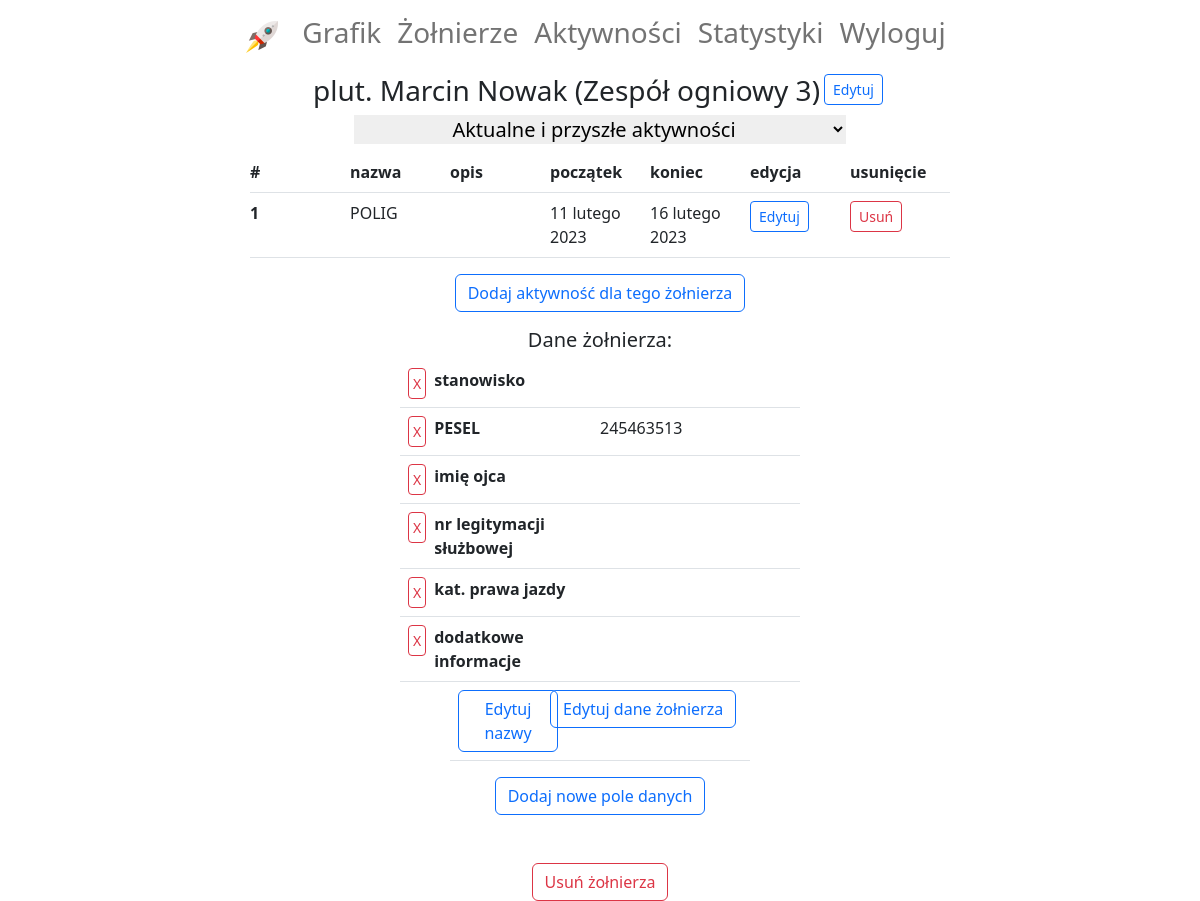
The page /soldier-detail/26/ (signed in) on the database as committed earlier.
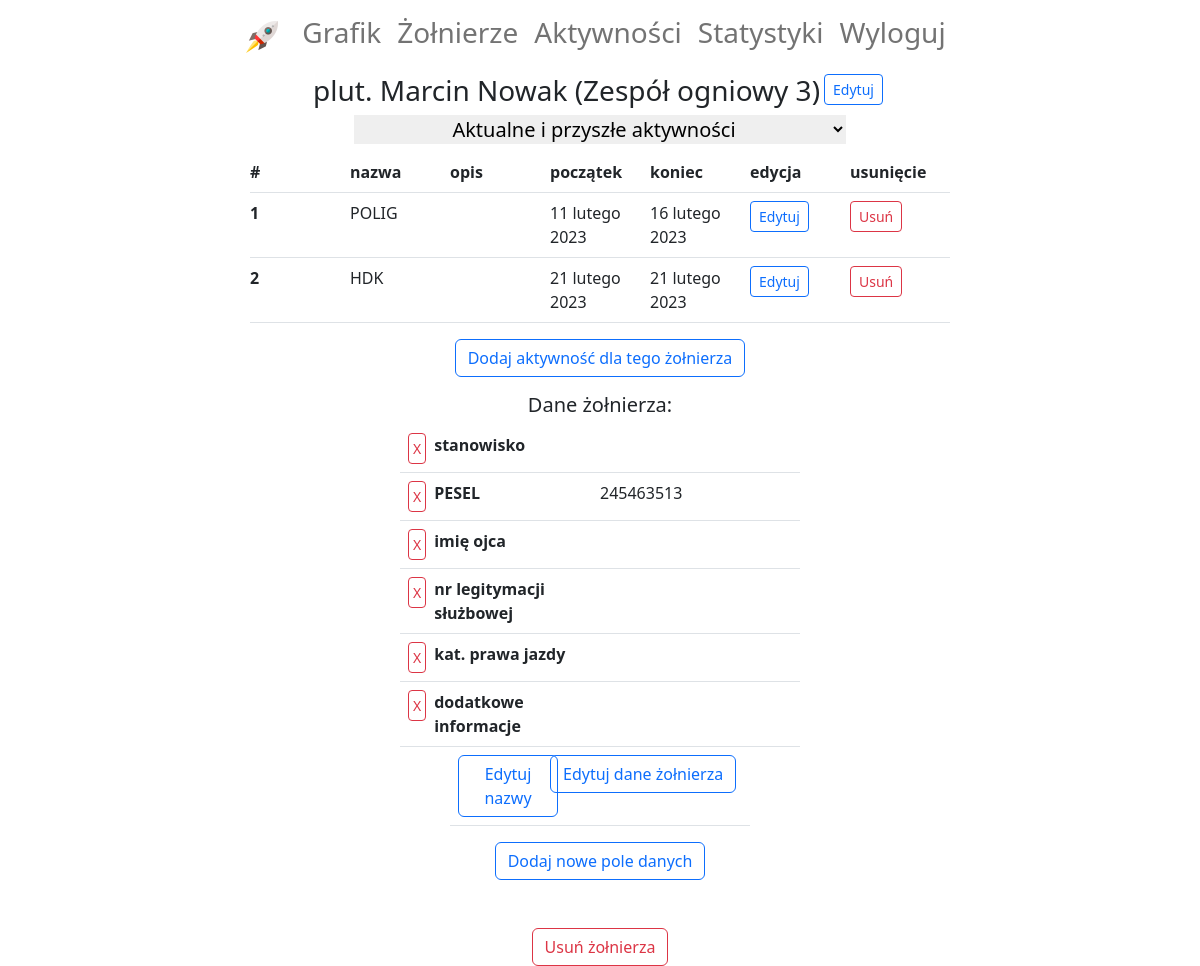
The same page on the database as committed later.
### diagram/models.py (models this page shows, shortened)
class Activity(models.Model):
    soldier = models.ForeignKey(Soldier, on_delete=models.SET_NULL, null=True, blank=True, verbose_name='żołnierz')
    name = models.CharField(max_length=30, choices=sorted(ACTIVITY_NAMES, key=lambda x: x[1].lower()), verbose_name='nazwa')
    description = models.CharField(max_length=200, default='', blank=True, verbose_name='opis')
    start_date = models.DateField(verbose_name='data rozpoczęcia')
    end_date = models.DateField(verbose_name='data zakończenia', blank=True)
    subdivision = models.ForeignKey(Subdivision, on_delete=models.SET_NULL, null=True, blank=True,
                                    verbose_name='pododdział')

class SoldierInfo(models.Model):
    soldier = models.ForeignKey(Soldier, on_delete=models.CASCADE, verbose_name='żołnierz')
    name = models.CharField(max_length=20, verbose_name='nazwa')
    value = models.CharField(max_length=30, default='')

### diagram/views.py (the view)
# urls.py: path('soldier-detail/<int:pk>/', SoldierDetail.as_view(), name='soldier-detail'),
class SoldierDetail(LoginRequiredMixin, generic.DetailView):
    template_name = 'diagram/soldier_detail.html'
    def get_queryset(self):
        return Soldier.objects.filter(subdivision=self.request.user.subdivision)
    def get_context_data(self, **kwargs):
        activity_age = 'current'
        try:
            activity_age = self.request.GET['activity_age']
        except MultiValueDictKeyError:
            print('"start" parameter in URL not found - using "current" as default')
        print(activity_age)
        context = super(SoldierDetail, self).get_context_data(**kwargs)
        context['activities'] = get_soldier_activities(activity_age, soldier=self.get_object())
        soldier_fields = SoldierInfo.objects.filter(soldier=self.get_object())
        context['soldier_fields'] = []
        for soldier_field in soldier_fields:
            context['soldier_fields'].append(
                {'name': soldier_field.name, 'value': soldier_field.value, 'pk': soldier_field.pk})
        return context

### diagram/models.py (called while the page is built)
    def __str__(self):
        return self.name

    def __str__(self):
        return f'{self.rank} {self.first_name} {self.last_name} ({self.subdivision})'

### diagram/templates/diagram/soldier_detail.html (shortened to what the changed rows need)
{% extends 'account/base.html' %}
{% load crispy_forms_filters %}
{% block content %}
    <div class="d-flex flex-column align-items-center">
        <table class="table">
            <thead>
            <tr class="d-flex justify-content-center">
                <th class="col col-md-1 px-0" scope="col">#</th>
                <th class="col col-md-1 px-0" scope="col">nazwa</th>
                <th class="col col-md-1 px-0" scope="col">opis</th>
                <th class="col col-md-1 px-0" scope="col">początek</th>
                <th class="col col-md-1 px-0" scope="col">koniec</th>
                <th class="col col-md-1 px-0" scope="col">edycja</th>
                <th class="col col-md-1 px-0" scope="col">usunięcie</th>
            </tr>
            </thead>
            <tbody>
            {% for activity in activities %}
                <tr class="d-flex justify-content-center">
                    <th class="col col-md-1 px-0" scope="row">{{ forloop.counter }}</th>
                    <td class="col col-md-1 px-0">{{ activity.name }}</td>
                    <td class="col col-md-1 px-0">{{ activity.description }}</td>
                    <td class="col col-md-1 px-0">{{ activity.start_date }}</td>
                    <td class="col col-md-1 px-0">{{ activity.end_date }}</td>
                    <td class="col col-md-1 px-0">
                        <a href="{% url 'activity-update-soldier-bound' activity.pk %}">
                            <button class="btn btn-outline-primary btn-sm">Edytuj</button>
                        </a>
                    </td>
                    <td class="col col-md-1 px-0">
                        <a href="{% url 'activity-delete' activity.pk %}">
                            <button class="btn btn-outline-danger btn-sm">Usuń</button>
                        </a>
                    </td>
                </tr>
            {% empty %}
                <tr class="d-flex justify-content-center">
                    <td class="col col-md-7 px-0">Brak aktywności dla ww. żołnierza</td>
                </tr>
            {% endfor %}
            </tbody>
        </table>
        <table class="table">
            <tbody>
            {% for field in soldier_fields %}
                <tr class="d-flex justify-content-center">
                    <th class="col col-md-2 px-0 d-flex" scope="row">
                        <a class="mx-2" href="{% url 'soldier-info-delete'  field.pk %}">
                            <button class="btn btn-outline-danger btn-sm p-1">X</button>
                        </a>
                        {{ field.name }}
                    </th>
                    <td class="col col-md-2 px-0">{{ field.value|default_if_none:'' }}</td>
                </tr>
            {% endfor %}
            </tbody>
        </table>
    </div>
{% endblock %}

Rows that differ between the two databases and show on the page:
added Activity: name "HDK", start_date "21 lutego 2023", end_date "21 lutego 2023"
